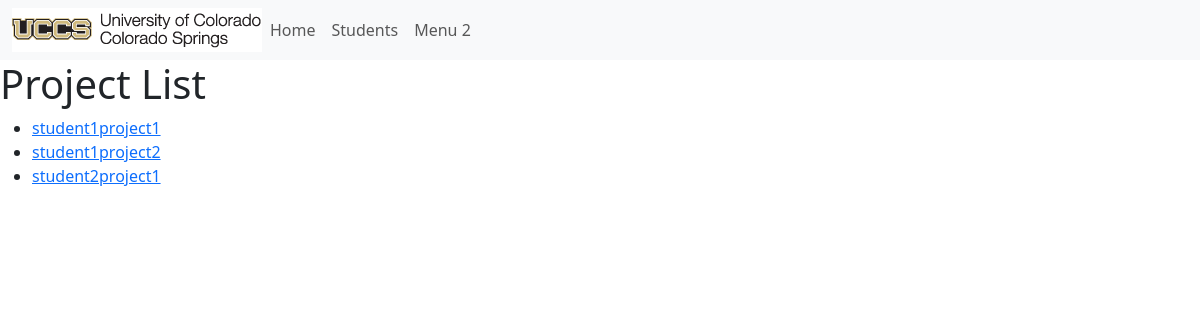
/projects/, run on the app's committed database.
### portfolio_app/models.py (models this page shows, shortened)
class Project(models.Model):
    title = models.CharField(max_length = 200)
    description = models.TextField()
    portfolio = models.ForeignKey(Portfolio, on_delete=models.CASCADE, default = None)
    def get_absolute_url(self):
        return reverse('project-detail', args=[str(self.id)])

### portfolio_app/views.py (the view)
# urls.py: path('projects/', views.ProjectListView.as_view(), name= 'projects'),
class ProjectListView(generic.ListView):
    model = Project

### portfolio_app/templates/portfolio_app/project_list.html
{% extends 'portfolio_app/base_template.html' %}
{% block content %}
    <h1>Project List</h1>
    {% if project_list %}
        <ul>
            {% for project in project_list %}
                <li>
                    <a href="{{ project.get_absolute_url }}">{{ project.title }}</a>
                </li>
            {% endfor %}
        </ul>
    {% else %}
        <p>No projects have been created.</p>
    {% endif %}
{% endblock %}

### data on the page
Project: title "student1project1"
Project: title "student1project2"
Project: title "student2project1"
